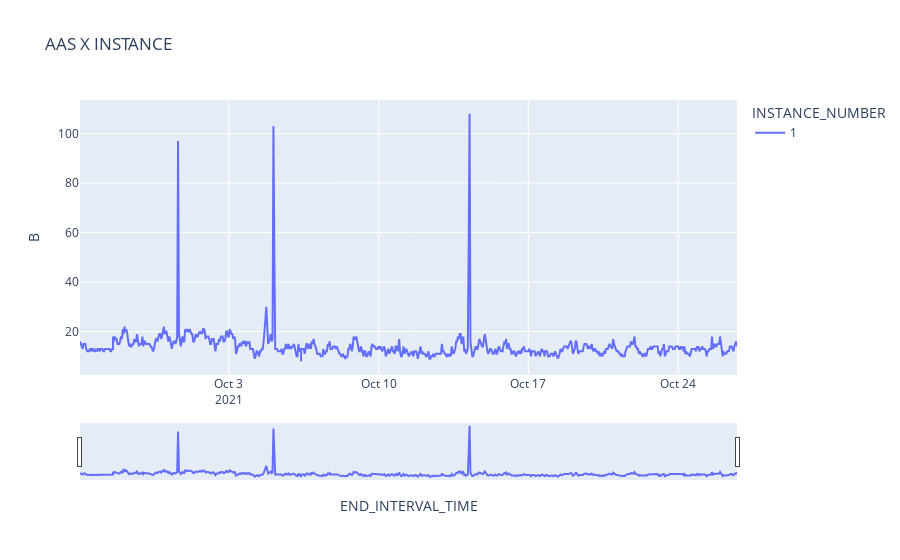

The notebook cell saved with this chart:
### Markdown cell above
## Average Active Session Per Instance (40 CPUs)

### Code cell
import pandas as pd
import plotly.express as px
df = pd.read_csv('https://raw.githubusercontent.com/unpetee/getocidisks/master/aas.csv')
df['END_INTERVAL_TIME']= pd.to_datetime(df['END_INTERVAL_TIME'],format="%d/%m/%Y %H:%M")
df.loc[(df.AAS > 0) & (df.AAS < 200),'B'] = df.AAS
fig = px.line(df, x = 'END_INTERVAL_TIME', y = 'B',color='INSTANCE_NUMBER', title='AAS X INSTANCE')
fig.update_xaxes(rangeslider_visible=True)
fig.show()

### Figure 1 — Plotly figure (JSON) as saved in the notebook; plotly's stock layout.template omitted (floating-point values rounded to 4 significant figures; data arrays with more than 128 entries replaced by an {"elided": "..."} marker saying what was removed)
{"data": [{"hovertemplate": "INSTANCE_NUMBER=1<br>END_INTERVAL_TIME=%{x}<br>B=%{y}<extra></extra>", "legendgroup": "1", "line": {"color": "#636efa", "dash": "solid"}, "marker": {"symbol": "circle"}, "mode": "lines", "name": "1", "orientation": "v", "showlegend": true, "type": "scatter", "x": {"elided": "741 str values"}, "xaxis": "x", "y": {"elided": "741 int values"}, "yaxis": "y"}], "layout": {"legend": {"title": {"text": "INSTANCE_NUMBER"}, "tracegroupgap": 0}, "title": {"text": "AAS X INSTANCE"}, "xaxis": {"anchor": "y", "domain": [0, 1], "rangeslider": {"visible": true}, "title": {"text": "END_INTERVAL_TIME"}}, "yaxis": {"anchor": "x", "domain": [0, 1], "title": {"text": "B"}}}}
